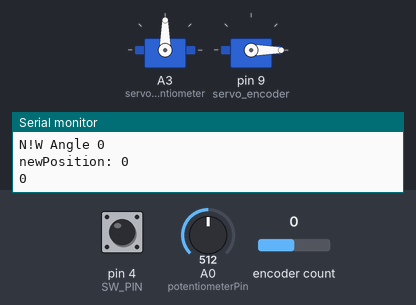
The sketch below on a simulated Arduino Uno, built with avr-gcc and run on an emulated ATmega328P. On the bench: 2 × servo, the last lines printed to the serial monitor. Inputs (shaded band) come from the test bench; at power-on: A0 (potentiometerPin) = 512, encoder count 0, pin 4 (SW_PIN) HIGH. The ROS host is connected and sends only what is stated.

Above: at 1.2 s.
1.3 s: A0 (potentiometerPin) set to 716
At 2.5 s:
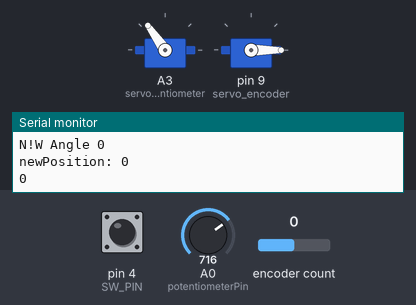
2.8 s: A0 (potentiometerPin) set to 900
At 3.6 s:
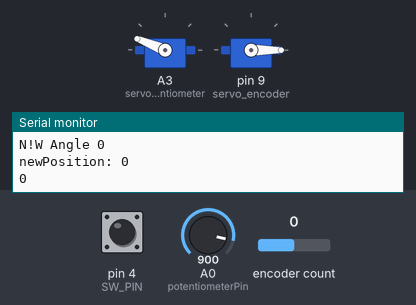
4.3 s: A0 (potentiometerPin) set to 1023
At 4.6 s:
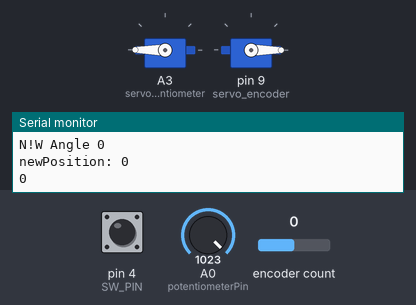
5.8 s: encoder count set to -1
At 6.1 s:
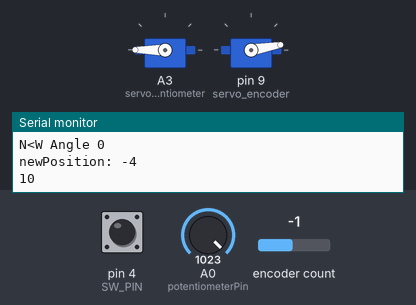
7.3 s: encoder count set to -2
At 8.4 s:
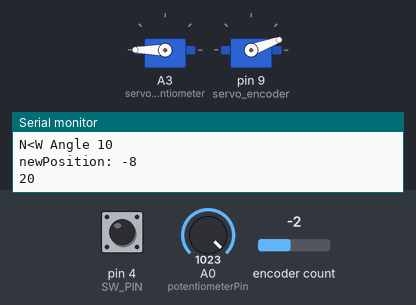
8.8 s: A0 (potentiometerPin) set to 511
At 9.3 s:
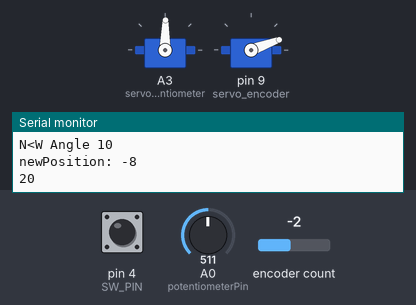
Timing chart, 0 to 11.3 s (numbered marks = the images above; inputs shaded):
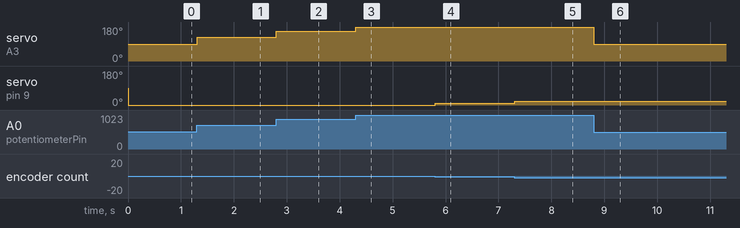

Measured:
- after the input at 1.3 s, servo on A3 (servo_potentiometer): 90° → 125° at once
- after the input at 2.8 s, servo on A3 (servo_potentiometer): 125° → 158° at once
- after the input at 4.3 s, servo on A3 (servo_potentiometer): 158° → 180° at once
- after the input at 5.8 s, servo on pin 9 (servo_encoder): 0° → 10° at once
- after the input at 7.3 s, servo on pin 9 (servo_encoder): 10° → 20° at once
- after the input at 8.8 s, servo on A3 (servo_potentiometer): 180° → 89° at once

The sketch:

minoproRP.ino
```cpp
#include <Servo.h>
#include <Encoder.h>
#include <Wire.h>
#include <ros.h>
#include <std_msgs/Int16.h>
#include <std_msgs/Empty.h>

Servo servopotentiometer;
Servo servoencoder;

//potentiometer
int servo_potentiometer = A3;
int potentiometerPin = A0;
int val;
int angle;

//Encoder
const int PINClk = 2;
const int PINDT = 3;
const int SW_PIN = 4;
const int homePosition = 0;
const int stepValue = 10;
const int servo_encoder = 9;
int servoAngel = homePosition;

Encoder encoder(PINClk, PINDT);
bool sendValue_proten = false;

ros::NodeHandle nh;

std_msgs::Int16 servo_msg;
ros::Publisher servo_pub("servo_angle", &servo_msg);

std_msgs::Empty reset_msg;
ros::Publisher reset_pub("reset_signal", &reset_msg);

void resetCallback(const std_msgs::Empty& msg) {
  servopotentiometer.write(0);
}
//ros::Subscriber<std_msgs::Empty> reset_sub("reset_button", &resetCallback)

//void sendPotentiometer(const std_msgs::Empty &msg)
//{
//  sendValue_proten = true;
//}
//
//ros::Subscriber<std_msgs::Empty> send_potentiometer_value_sub("send_potentiometer_value", &sendPotentiometer);

std_msgs::Int16 poten_msg;
ros::Publisher poten_pub("poten_angle", &poten_msg);


void setup() {
  Serial.begin(9600);
  //potentiometer
  servopotentiometer.attach(servo_potentiometer);
  pinMode(servo_potentiometer,OUTPUT);
  pinMode(potentiometerPin,INPUT);

  //Encoder
  pinMode(SW_PIN,INPUT_PULLUP);
//  Serial.println("Robojax Encoder with Servo");
  servoencoder.attach(servo_encoder);
//  servo.write(servoAngel);
//  delay(2000);

  nh.initNode();
  nh.advertise(servo_pub);
  nh.advertise(reset_pub);
//  nh.subscribe(reset_pub);
  nh.advertise(poten_pub);


}
long oldPosition  = -999;

void loop() {
  //Potentiometer
    val = analogRead(potentiometerPin);
    angle = map(val, 0, 1023, 0, 180);
    servopotentiometer.write(angle);
    poten_msg.data = angle;
    poten_pub.publish(&poten_msg);
    nh.spinOnce();
    delay(1);
//

  //Encoder
  long newPosition = encoder.read();

  if (newPosition != oldPosition) {

    if(newPosition >  oldPosition)
    {
    int newStep = abs(newPosition - oldPosition);
      Serial.print("N!W Angle ");
      Serial.println(servoAngel);
      servoAngel -= stepValue;
      if(servoAngel < 0){
          servoAngel =0;
      }
      servoencoder.write(servoAngel); //move servo to new angel
      Serial.print("newPosition: ");
      Serial.println(newPosition);

      Serial.println(servoAngel);
      servo_msg.data = servoAngel;
      servo_pub.publish(&servo_msg);
      nh.spinOnce();


    }
    if(newPosition <  oldPosition )
    {
    int newStep = abs(newPosition - oldPosition);
      Serial.print("N<W Angle ");
      Serial.println(servoAngel);
      servoAngel += stepValue;
      if(servoAngel > 180)
          servoAngel =180;
      servoencoder.write(servoAngel);
      Serial.print("newPosition: ");
      Serial.println(newPosition);
      servo_msg.data = servoAngel;
      servo_pub.publish(&servo_msg);
      nh.spinOnce();

      Serial.println(servoAngel);
    }
   oldPosition = newPosition;
  }
  if( digitalRead(SW_PIN) == LOW)
  {
    Serial.print("Home: ");
    Serial.println("GO HOME");
    servoAngel = homePosition;
    servoencoder.write(servoAngel);
    Serial.print("SW Angle ");
    Serial.println(servoAngel);
    servo_msg.data = servoAngel;
    servo_pub.publish(&servo_msg);
    nh.spinOnce();
  }

  delay(10);
}
```
